Frame 1 (no input): blank canvas, image omitted
Frame 60 (no input): blank canvas, image omitted
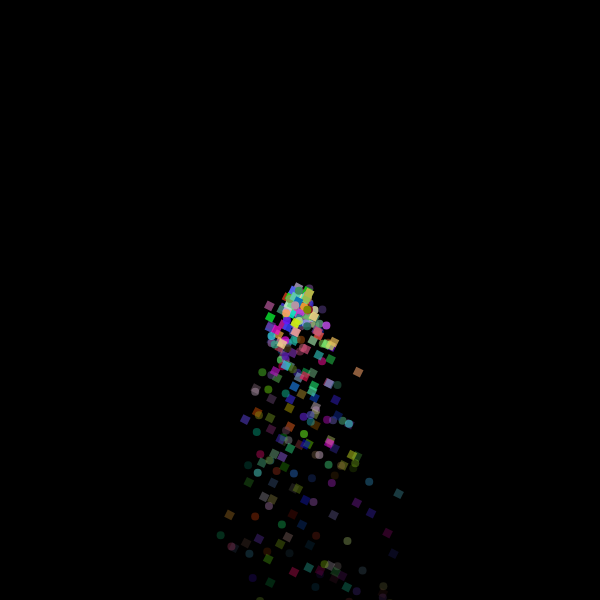
Frame 120 (the mouse pressed at the canvas centre since frame 60)

The p5.js sketch whose frames 1 and 60 were blank and that drew this single picture after the mouse press (run headless with seeded random() and noise() and a simulated clock; from frame 60 on, the mouse is pressed at the canvas centre):

// p5.js sketch
// ── sketch.js
let emitters;
let gravity, wind;

function setup() {
  createCanvas(600, 600);
  emitters = [];
}

function draw() {
  background(0);
  for(const emitter of emitters){
    emitter.emit(5);
    emitter.show();
    emitter.update();
  }
}

function mousePressed(){
  emitters.push(new Emitter(mouseX, mouseY));
}
// ── emitter.js
class Emitter{
  constructor(x,y){
    this.pos = createVector(x,y);
    this.particles = [];
  }
  
  emit(num){
    for(let x = 0; x < num; x++){
      let nX = this.pos.x + random(-10, 10);
      let nY = this.pos.y + random(-10, 10);
      this.particles.push(new Particle(nX, nY));
    }
  }
  
  show(){
    for(const particle of this.particles){
      particle.show();
    }
  }
  
  update(){
    
    for(const particle of this.particles){
      particle.applyForce(createVector(0, 0.2));
      particle.update();
    }
    
    for(let i = this.particles.length - 1; i >= 0; i--){
      if(this.particles[i].finished()){
        this.particles.splice(i, 1);
      }
    }
    
  }
  
  
}
// ── particle.js
class Particle{
  constructor(x, y){
    // Spawning position
    this.pos = createVector(x,y);
    
    // Velocity
    this.vel = p5.Vector.random2D();
    this.vel.mult(random(0.5, 2));
    
    // Acceleration starts as 0
    this.acc = createVector(0, 0);
    
    // Particle Size
    this.r = 4;
    
    // This decides if it's a rectangle or a circle
    this.e = random(0, 1);
    
    // Particle Colors
    this.colorR = random(0, 255);
    this.colorG = random(0, 255);
    this.colorB = random(0, 255);
    
    this.lifetime = 255;
  }
  
  // To add external forces such as gravity and wind
  applyForce(force){
    this.acc.add(force);
  }
  
  update(){
    this.vel.add(this.acc);
    this.pos.add(this.vel);
    this.acc.set(0,0);
    
    // Decreases lifetime to despawn older particles
    this.lifetime -= 4;
  }
  
  show(){
    // Outline the shape
    noStroke();
    
    // Paint the shape
    fill(this.colorR,
           this.colorG,
           this.colorB,
           this.lifetime);
    
    // Draw a Circle
    if(this.e > 0.5){
      ellipse(this.pos.x, this.pos.y, this.r * 2);  
    }
    // Draw a Square
    else{
      rectMode(CENTER);
      push();
        translate(this.pos.x, this.pos.y);
        rotate(90);
        rect(0, 0, this.r*2);
      pop();
    }
    
  }
  
  // To "Despawn" the shape
  finished(){
    return this.lifetime < 0;
  }
}
